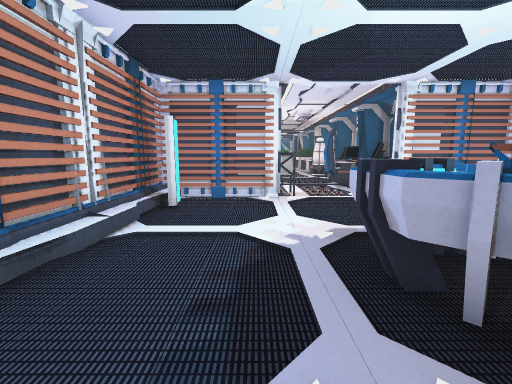
view 1 (above)

17 first-person views from a walk through a scene from a Unity 3-D project. The camera is 1.4 m above the floor, tilts 8° down and sees 90° across. The floor is counted in squares, 1 m on a side. Each view is taken from the middle of a square. On the plan, view 1 faces up. The plan holds only what a view shows up to about 13 squares ahead; the rest is blank. The place goes on beyond the plan. Some animated figures are left out. Door leaves are left out, so doorways stand open. Some surface patterns are stand-ins.

view 2
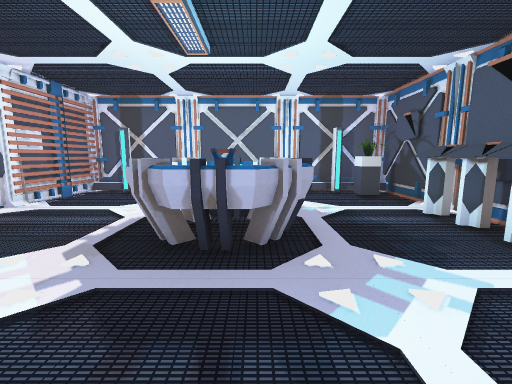

view 3
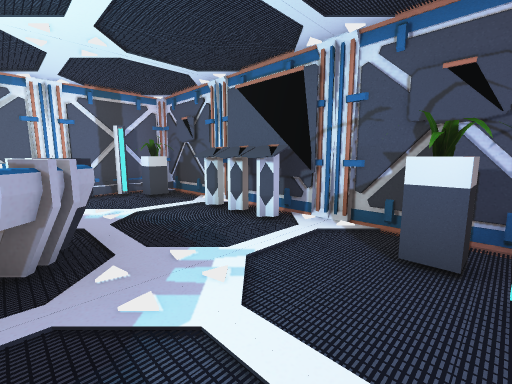

view 4
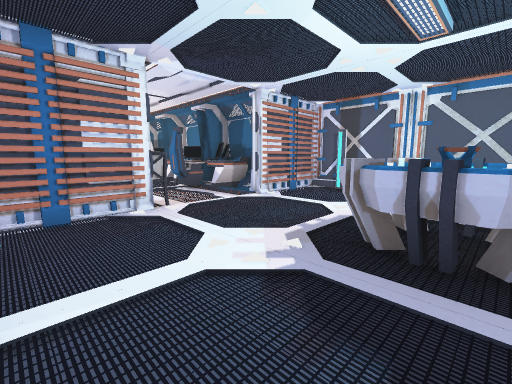

view 5
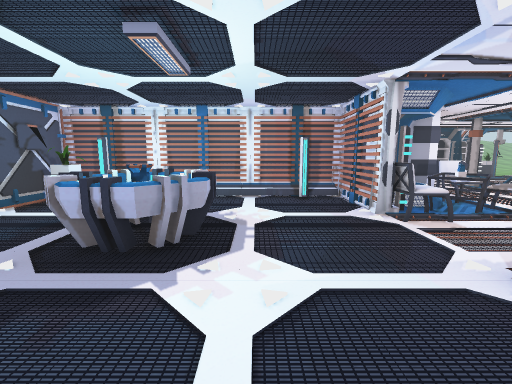

view 6
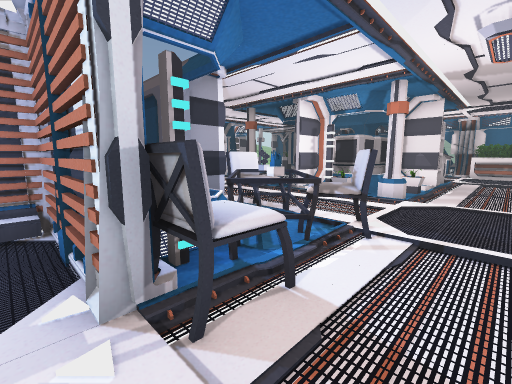

view 7
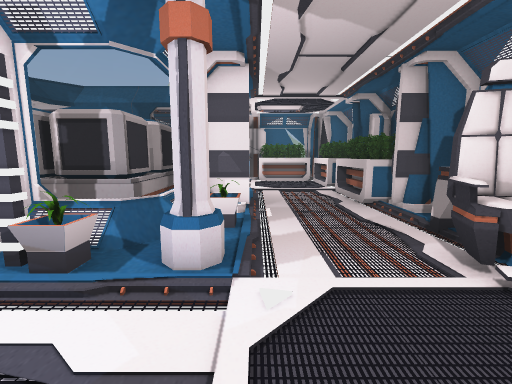

view 8
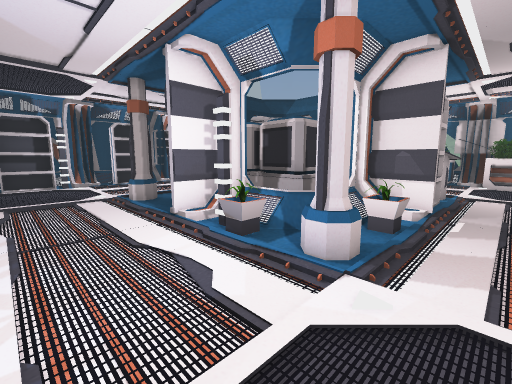

view 9
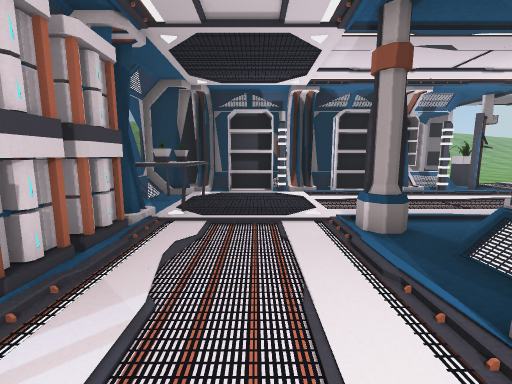

view 10
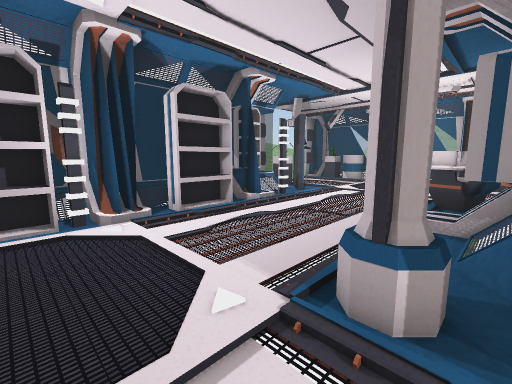

view 11
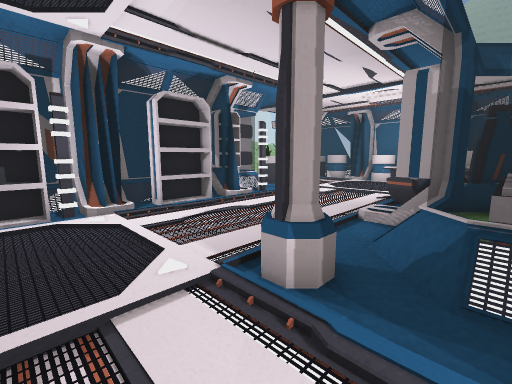

view 12
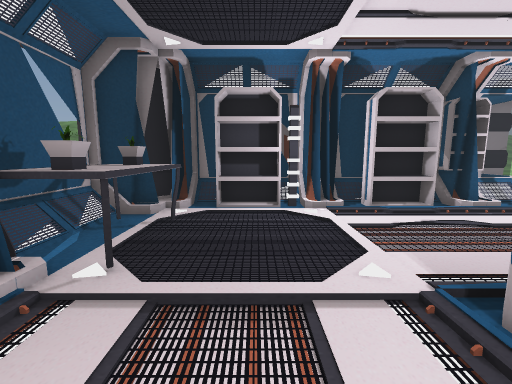

view 13
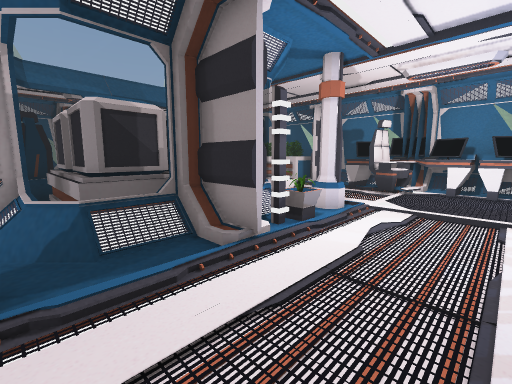

view 14
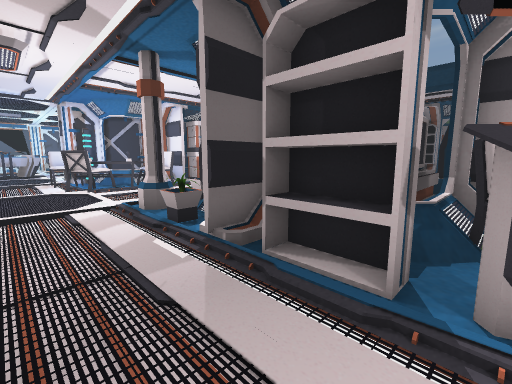

view 15
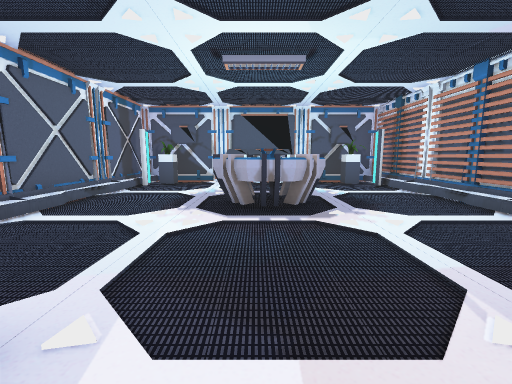

view 16
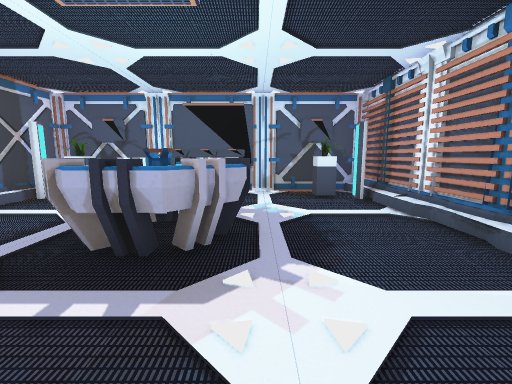

view 17
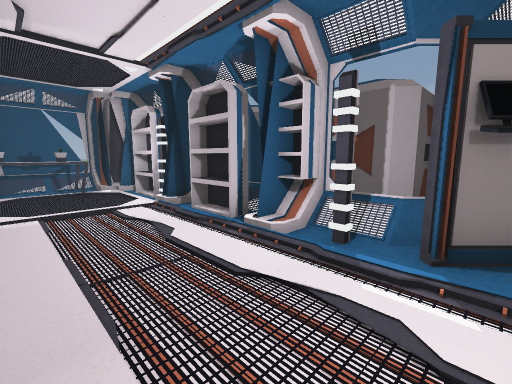

### Floor plan
Key: @ floor where view 1 was taken; # wall or solid block; x gap in a wall; . floor; / step, stairs or slope; D open door; = window, fence, low wall or low ledge; ^ raised ledge; C chair; E desk; P plant; T table; S shelf; L column; O other object.
Columns run from 15 left of view 1 to 9 right of it. Each row starts with its distance up from view 1.
 24 #P##.... ^# #CC^#..##S
 23 #==#.../^##=#=#S...##
 22 ####.....=#####S...##
 21  ##S..../S## ###DDDD##
 20   #S.....S####=/.....=
 19   =S.....=####=P....E=
 18   #S....LL==#=xL...#EE
 17   ##....LL..##.L...^EE
 16  ###........D....../EE
 15    S........D.......E=
 14   #S........D.......EE
 13   ##.^^^/###DCCCC..^EE
 12   ###^^^#####CTCC..^EE
 11     #===#=  #=#TT...EE
 10               =CC....
  9             ####CDDD#####
  8             #..........O#
  7             #........../#
  6             #........../#
  5             #........../#
  4             #....^^..../#
  3             #...^^^^.../#
  2             #...^^^^.../#
  1             #....^^....O#
  0             #..@.......O#
 -1             ##..........#
 -2             #.P..^^^..P.#
 -3             #############

Where each view was taken, in squares from view 1:
view 1: 0 up, 0 right, facing up
view 2: 2 up, 2 left, facing right
view 3: 2 up, 2 left, facing down-right
view 4: 2 up, 2 left, facing up-right
view 5: 5 up, 8 right, facing left
view 6: 8 up, 3 right, facing up-left
view 7: 14 up, 1 right, facing up
view 8: 14 up, 2 right, facing up-left
view 9: 15 up, 2 left, facing left
view 10: 15 up, 6 left, facing up-left
view 11: 15 up, 5 left, facing up-left
view 12: 15 up, 5 left, facing left
view 13: 14 up, 6 left, facing up-right
view 14: 24 up, 3 right, facing down-left
view 15: 10 up, 3 right, facing down
view 16: 7 up, 1 right, facing down
view 17: 24 up, 8 left, facing down-left
